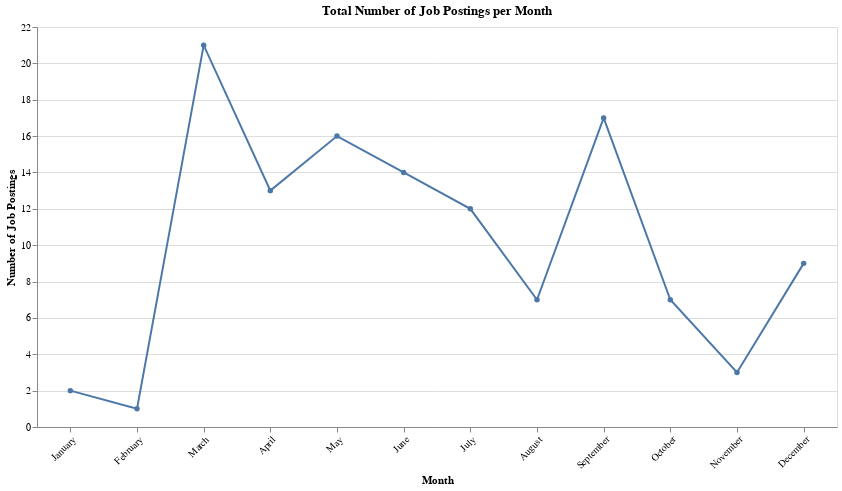

Notebook cell for this chart:
### Markdown cell above
## Visualization 1 — Monthly Job Posting Trends

**Goal:**  
Analyze temporal hiring patterns by aggregating job postings by month.

**Insights:**  
- Job postings show notable seasonality, peaking around **March** and **September**, indicating recruitment surges during these periods.  
- Dips in **February**, **August**, and **November** suggest potential slowdowns in hiring cycles.

### Code cell
# Load dataset
df = pd.read_csv("../data/monster_com-job_sample.csv", low_memory=False)
df["post_date"] = pd.to_datetime(df["date_added"], errors="coerce")

# Extract month name (ordered)
df["month"] = df["post_date"].dt.month_name()
month_order = ["January", "February", "March", "April", "May", "June",
               "July", "August", "September", "October", "November", "December"]

# Aggregate postings per month
agg = df.groupby("month", as_index=False).size().rename(columns={"size": "num_postings"})
agg["month"] = pd.Categorical(agg["month"], categories=month_order, ordered=True)
agg = agg.sort_values("month")

# Plot: Month vs. Number of Job Postings
chart = (
    alt.Chart(agg, title="Total Number of Job Postings per Month")
      .mark_line(point=True)
      .encode(
          x=alt.X("month:N", title="Month", sort=month_order, axis=alt.Axis(labelAngle=-45)),
          y=alt.Y("num_postings:Q", title="Number of Job Postings"),
          tooltip=["month:N", "num_postings:Q"]
      )
      .properties(width=800, height=400)
    #   .save("../visualizations/v1_monthly_job_posting_trends.png")
)
chart

### Figure 1 — Vega-Lite specification as saved in the notebook (floating-point values rounded to 4 significant figures)
{"config": {"view": {"continuousWidth": 300, "continuousHeight": 300}}, "data": {"name": "data-c73082b380bc17e87e838f59e54fbb38"}, "mark": {"type": "line", "point": true}, "encoding": {"tooltip": [{"field": "month", "type": "nominal"}, {"field": "num_postings", "type": "quantitative"}], "x": {"axis": {"labelAngle": -45}, "field": "month", "sort": ["January", "February", "March", "April", "May", "June", "July", "August", "September", "October", "November", "December"], "title": "Month", "type": "nominal"}, "y": {"field": "num_postings", "title": "Number of Job Postings", "type": "quantitative"}}, "height": 400, "title": "Total Number of Job Postings per Month", "width": 800, "$schema": "https://vega.github.io/schema/vega-lite/v5.20.1.json", "datasets": {"data-c73082b380bc17e87e838f59e54fbb38": [{"month": "January", "num_postings": 2}, {"month": "February", "num_postings": 1}, {"month": "March", "num_postings": 21}, {"month": "April", "num_postings": 13}, {"month": "May", "num_postings": 16}, {"month": "June", "num_postings": 14}, {"month": "July", "num_postings": 12}, {"month": "August", "num_postings": 7}, {"month": "September", "num_postings": 17}, {"month": "October", "num_postings": 7}, {"month": "November", "num_postings": 3}, {"month": "December", "num_postings": 9}]}}
